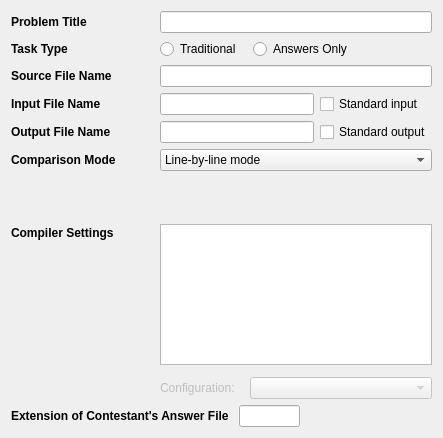
<?xml version="1.0" encoding="UTF-8"?>
<ui version="4.0">
 <class>TaskEditWidget</class>
 <widget class="QWidget" name="TaskEditWidget">
  <property name="geometry">
   <rect>
    <x>0</x>
    <y>0</y>
    <width>443</width>
    <height>438</height>
   </rect>
  </property>
  <property name="windowTitle">
   <string>Form</string>
  </property>
  <layout class="QGridLayout" name="gridLayout">
   <item row="0" column="0">
    <widget class="QLabel" name="problemTitleLabel">
     <property name="sizePolicy">
      <sizepolicy hsizetype="Preferred" vsizetype="Fixed">
       <horstretch>0</horstretch>
       <verstretch>0</verstretch>
      </sizepolicy>
     </property>
     <property name="styleSheet">
      <string notr="true">font-size: 9pt;
font-weight: bold;</string>
     </property>
     <property name="text">
      <string>Problem Title</string>
     </property>
    </widget>
   </item>
   <item row="0" column="1" colspan="2">
    <widget class="QLineEdit" name="problemTitle"/>
   </item>
   <item row="1" column="0">
    <widget class="QLabel" name="taskTypeLabel">
     <property name="sizePolicy">
      <sizepolicy hsizetype="Preferred" vsizetype="Fixed">
       <horstretch>0</horstretch>
       <verstretch>0</verstretch>
      </sizepolicy>
     </property>
     <property name="styleSheet">
      <string notr="true">font-size: 9pt;
font-weight: bold;</string>
     </property>
     <property name="text">
      <string>Task Type</string>
     </property>
    </widget>
   </item>
   <item row="1" column="1" colspan="2">
    <layout class="QHBoxLayout" name="horizontalLayout_2">
     <property name="spacing">
      <number>12</number>
     </property>
     <item>
      <widget class="QRadioButton" name="traditionalButton">
       <property name="styleSheet">
        <string notr="true">font-size: 9pt;</string>
       </property>
       <property name="text">
        <string>Traditional</string>
       </property>
      </widget>
     </item>
     <item>
      <widget class="QRadioButton" name="answersOnlyButton">
       <property name="styleSheet">
        <string notr="true">font-size: 9pt;</string>
       </property>
       <property name="text">
        <string>Answers Only</string>
       </property>
      </widget>
     </item>
     <item>
      <spacer name="horizontalSpacer_3">
       <property name="orientation">
        <enum>Qt::Horizontal</enum>
       </property>
       <property name="sizeHint" stdset="0">
        <size>
         <width>40</width>
         <height>20</height>
        </size>
       </property>
      </spacer>
     </item>
    </layout>
   </item>
   <item row="2" column="0">
    <widget class="QLabel" name="sourceFileNameLabel">
     <property name="sizePolicy">
      <sizepolicy hsizetype="Preferred" vsizetype="Fixed">
       <horstretch>0</horstretch>
       <verstretch>0</verstretch>
      </sizepolicy>
     </property>
     <property name="styleSheet">
      <string notr="true">font-size: 9pt;
font-weight: bold;</string>
     </property>
     <property name="text">
      <string>Source File Name</string>
     </property>
    </widget>
   </item>
   <item row="2" column="1" colspan="2">
    <widget class="QLineEdit" name="sourceFileName"/>
   </item>
   <item row="3" column="0">
    <widget class="QLabel" name="inputFileNameLabel">
     <property name="sizePolicy">
      <sizepolicy hsizetype="Preferred" vsizetype="Fixed">
       <horstretch>0</horstretch>
       <verstretch>0</verstretch>
      </sizepolicy>
     </property>
     <property name="styleSheet">
      <string notr="true">font-size: 9pt;
font-weight: bold;</string>
     </property>
     <property name="text">
      <string>Input File Name</string>
     </property>
    </widget>
   </item>
   <item row="3" column="1">
    <widget class="QLineEdit" name="inputFileName"/>
   </item>
   <item row="3" column="2">
    <widget class="QCheckBox" name="standardInputCheck">
     <property name="styleSheet">
      <string notr="true">font-size: 9pt;</string>
     </property>
     <property name="text">
      <string>Standard input</string>
     </property>
    </widget>
   </item>
   <item row="4" column="0">
    <widget class="QLabel" name="outputFileNameLabel">
     <property name="sizePolicy">
      <sizepolicy hsizetype="Preferred" vsizetype="Fixed">
       <horstretch>0</horstretch>
       <verstretch>0</verstretch>
      </sizepolicy>
     </property>
     <property name="styleSheet">
      <string notr="true">font-size: 9pt;
font-weight: bold;</string>
     </property>
     <property name="text">
      <string>Output File Name</string>
     </property>
    </widget>
   </item>
   <item row="4" column="1">
    <widget class="QLineEdit" name="outputFileName"/>
   </item>
   <item row="4" column="2">
    <widget class="QCheckBox" name="standardOutputCheck">
     <property name="styleSheet">
      <string notr="true">font-size: 9pt;</string>
     </property>
     <property name="text">
      <string>Standard output</string>
     </property>
    </widget>
   </item>
   <item row="5" column="0">
    <widget class="QLabel" name="comparisonModeLabel">
     <property name="sizePolicy">
      <sizepolicy hsizetype="Preferred" vsizetype="Fixed">
       <horstretch>0</horstretch>
       <verstretch>0</verstretch>
      </sizepolicy>
     </property>
     <property name="styleSheet">
      <string notr="true">font-size: 9pt;
font-weight: bold;</string>
     </property>
     <property name="text">
      <string>Comparison Mode</string>
     </property>
    </widget>
   </item>
   <item row="5" column="1" colspan="2">
    <widget class="QComboBox" name="comparisonMode">
     <property name="styleSheet">
      <string notr="true">font-size: 9pt;</string>
     </property>
     <item>
      <property name="text">
       <string>Line-by-line mode</string>
      </property>
     </item>
     <item>
      <property name="text">
       <string>Real number mode</string>
      </property>
     </item>
     <item>
      <property name="text">
       <string>Special judge mode</string>
      </property>
     </item>
    </widget>
   </item>
   <item row="6" column="1" colspan="2">
    <widget class="QStackedWidget" name="comparisonSetting">
     <property name="sizePolicy">
      <sizepolicy hsizetype="Preferred" vsizetype="Fixed">
       <horstretch>0</horstretch>
       <verstretch>0</verstretch>
      </sizepolicy>
     </property>
     <property name="currentIndex">
      <number>0</number>
     </property>
     <widget class="QWidget" name="lineByLineMode"/>
     <widget class="QWidget" name="realNumberMode">
      <layout class="QHBoxLayout" name="horizontalLayout_9">
       <item>
        <widget class="QLabel" name="label_8">
         <property name="sizePolicy">
          <sizepolicy hsizetype="Fixed" vsizetype="Preferred">
           <horstretch>0</horstretch>
           <verstretch>0</verstretch>
          </sizepolicy>
         </property>
         <property name="styleSheet">
          <string notr="true">font: 8pt &quot;MS Shell Dlg 2&quot;;</string>
         </property>
         <property name="text">
          <string>Real Number Precision:</string>
         </property>
        </widget>
       </item>
       <item>
        <widget class="QSpinBox" name="realPrecision">
         <property name="maximum">
          <number>18</number>
         </property>
         <property name="value">
          <number>3</number>
         </property>
        </widget>
       </item>
       <item>
        <widget class="QLabel" name="label_9">
         <property name="sizePolicy">
          <sizepolicy hsizetype="Fixed" vsizetype="Preferred">
           <horstretch>0</horstretch>
           <verstretch>0</verstretch>
          </sizepolicy>
         </property>
         <property name="styleSheet">
          <string notr="true">font: 8pt &quot;MS Shell Dlg 2&quot;;
</string>
         </property>
         <property name="text">
          <string>digits</string>
         </property>
        </widget>
       </item>
       <item>
        <spacer name="horizontalSpacer_2">
         <property name="orientation">
          <enum>Qt::Horizontal</enum>
         </property>
         <property name="sizeHint" stdset="0">
          <size>
           <width>96</width>
           <height>20</height>
          </size>
         </property>
        </spacer>
       </item>
      </layout>
     </widget>
     <widget class="QWidget" name="specialJudgeMode">
      <layout class="QHBoxLayout" name="horizontalLayout_10">
       <item>
        <widget class="FileLineEdit" name="specialJudge"/>
       </item>
      </layout>
     </widget>
    </widget>
   </item>
   <item row="7" column="0">
    <layout class="QVBoxLayout" name="verticalLayout_3">
     <item>
      <widget class="QLabel" name="compilerSettingsLabel">
       <property name="sizePolicy">
        <sizepolicy hsizetype="Preferred" vsizetype="Fixed">
         <horstretch>0</horstretch>
         <verstretch>0</verstretch>
        </sizepolicy>
       </property>
       <property name="minimumSize">
        <size>
         <width>143</width>
         <height>18</height>
        </size>
       </property>
       <property name="maximumSize">
        <size>
         <width>143</width>
         <height>18</height>
        </size>
       </property>
       <property name="styleSheet">
        <string notr="true">font-size: 9pt;
font-weight: bold;</string>
       </property>
       <property name="text">
        <string>Compiler Settings</string>
       </property>
      </widget>
     </item>
     <item>
      <spacer name="verticalSpacer">
       <property name="orientation">
        <enum>Qt::Vertical</enum>
       </property>
       <property name="sizeHint" stdset="0">
        <size>
         <width>20</width>
         <height>40</height>
        </size>
       </property>
      </spacer>
     </item>
    </layout>
   </item>
   <item row="7" column="1" colspan="2">
    <layout class="QVBoxLayout" name="verticalLayout_4">
     <property name="spacing">
      <number>12</number>
     </property>
     <item>
      <widget class="QListWidget" name="compilersList"/>
     </item>
     <item>
      <layout class="QHBoxLayout" name="horizontalLayout_16">
       <property name="spacing">
        <number>15</number>
       </property>
       <item>
        <widget class="QLabel" name="configurationLabel">
         <property name="enabled">
          <bool>false</bool>
         </property>
         <property name="sizePolicy">
          <sizepolicy hsizetype="Fixed" vsizetype="Preferred">
           <horstretch>0</horstretch>
           <verstretch>0</verstretch>
          </sizepolicy>
         </property>
         <property name="styleSheet">
          <string notr="true">font-size: 9pt;</string>
         </property>
         <property name="text">
          <string>Configuration:</string>
         </property>
        </widget>
       </item>
       <item>
        <widget class="QComboBox" name="configurationSelect">
         <property name="enabled">
          <bool>false</bool>
         </property>
         <property name="styleSheet">
          <string notr="true">font-size:9pt;</string>
         </property>
        </widget>
       </item>
      </layout>
     </item>
    </layout>
   </item>
   <item row="8" column="0" colspan="3">
    <layout class="QHBoxLayout" name="horizontalLayout">
     <property name="spacing">
      <number>10</number>
     </property>
     <item>
      <widget class="QLabel" name="answerFileExtensionLabel">
       <property name="sizePolicy">
        <sizepolicy hsizetype="Preferred" vsizetype="Fixed">
         <horstretch>0</horstretch>
         <verstretch>0</verstretch>
        </sizepolicy>
       </property>
       <property name="styleSheet">
        <string notr="true">font-size: 9pt;
font-weight: bold;</string>
       </property>
       <property name="text">
        <string>Extension of Contestant's Answer File</string>
       </property>
      </widget>
     </item>
     <item>
      <widget class="QLineEdit" name="answerFileExtension">
       <property name="sizePolicy">
        <sizepolicy hsizetype="Fixed" vsizetype="Fixed">
         <horstretch>0</horstretch>
         <verstretch>0</verstretch>
        </sizepolicy>
       </property>
       <property name="minimumSize">
        <size>
         <width>61</width>
         <height>22</height>
        </size>
       </property>
       <property name="maximumSize">
        <size>
         <width>61</width>
         <height>22</height>
        </size>
       </property>
      </widget>
     </item>
     <item>
      <spacer name="horizontalSpacer">
       <property name="orientation">
        <enum>Qt::Horizontal</enum>
       </property>
       <property name="sizeHint" stdset="0">
        <size>
         <width>40</width>
         <height>20</height>
        </size>
       </property>
      </spacer>
     </item>
    </layout>
   </item>
  </layout>
 </widget>
 <customwidgets>
  <customwidget>
   <class>FileLineEdit</class>
   <extends>QLineEdit</extends>
   <header>filelineedit.h</header>
  </customwidget>
 </customwidgets>
 <tabstops>
  <tabstop>problemTitle</tabstop>
  <tabstop>sourceFileName</tabstop>
  <tabstop>inputFileName</tabstop>
  <tabstop>standardInputCheck</tabstop>
  <tabstop>outputFileName</tabstop>
  <tabstop>standardOutputCheck</tabstop>
  <tabstop>comparisonMode</tabstop>
  <tabstop>compilersList</tabstop>
  <tabstop>configurationSelect</tabstop>
  <tabstop>specialJudge</tabstop>
  <tabstop>realPrecision</tabstop>
 </tabstops>
 <resources/>
 <connections>
  <connection>
   <sender>comparisonMode</sender>
   <signal>currentIndexChanged(int)</signal>
   <receiver>comparisonSetting</receiver>
   <slot>setCurrentIndex(int)</slot>
   <hints>
    <hint type="sourcelabel">
     <x>329</x>
     <y>202</y>
    </hint>
    <hint type="destinationlabel">
     <x>329</x>
     <y>245</y>
    </hint>
   </hints>
  </connection>
 </connections>
</ui>
